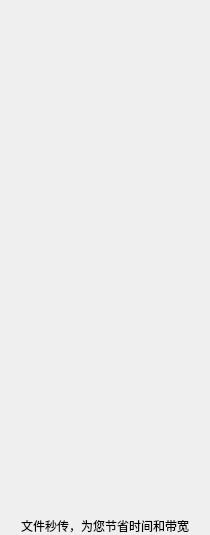
<?xml version="1.0" encoding="UTF-8"?>
<ui version="4.0">
 <class>FileWidget</class>
 <widget class="QWidget" name="FileWidget">
  <property name="geometry">
   <rect>
    <x>0</x>
    <y>0</y>
    <width>210</width>
    <height>535</height>
   </rect>
  </property>
  <property name="minimumSize">
   <size>
    <width>210</width>
    <height>0</height>
   </size>
  </property>
  <property name="maximumSize">
   <size>
    <width>210</width>
    <height>16777215</height>
   </size>
  </property>
  <property name="windowTitle">
   <string>Form</string>
  </property>
  <layout class="QHBoxLayout" name="horizontalLayout">
   <property name="leftMargin">
    <number>0</number>
   </property>
   <property name="topMargin">
    <number>0</number>
   </property>
   <property name="rightMargin">
    <number>0</number>
   </property>
   <property name="bottomMargin">
    <number>0</number>
   </property>
   <item>
    <widget class="QWidget" name="widget" native="true">
     <layout class="QVBoxLayout" name="verticalLayout">
      <property name="leftMargin">
       <number>0</number>
      </property>
      <property name="topMargin">
       <number>0</number>
      </property>
      <property name="rightMargin">
       <number>0</number>
      </property>
      <property name="bottomMargin">
       <number>0</number>
      </property>
      <item>
       <spacer name="verticalSpacer">
        <property name="orientation">
         <enum>Qt::Vertical</enum>
        </property>
        <property name="sizeHint" stdset="0">
         <size>
          <width>20</width>
          <height>40</height>
         </size>
        </property>
       </spacer>
      </item>
      <item>
       <widget class="QLabel" name="label">
        <property name="text">
         <string>文件秒传，为您节省时间和带宽</string>
        </property>
        <property name="alignment">
         <set>Qt::AlignCenter</set>
        </property>
       </widget>
      </item>
     </layout>
    </widget>
   </item>
  </layout>
 </widget>
 <resources/>
 <connections/>
</ui>
